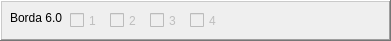
      <widget class="QFrame" name="frame_22">
       <property name="geometry">
        <rect>
         <x>5</x>
         <y>280</y>
         <width>391</width>
         <height>41</height>
        </rect>
       </property>
       <property name="frameShape">
        <enum>QFrame::WinPanel</enum>
       </property>
       <property name="frameShadow">
        <enum>QFrame::Raised</enum>
       </property>
       <widget class="QCheckBox" name="cb601">
        <property name="enabled">
         <bool>false</bool>
        </property>
        <property name="geometry">
         <rect>
          <x>70</x>
          <y>10</y>
          <width>41</width>
          <height>21</height>
         </rect>
        </property>
        <property name="text">
         <string>1</string>
        </property>
       </widget>
       <widget class="QCheckBox" name="cb602">
        <property name="enabled">
         <bool>false</bool>
        </property>
        <property name="geometry">
         <rect>
          <x>110</x>
          <y>10</y>
          <width>41</width>
          <height>21</height>
         </rect>
        </property>
        <property name="text">
         <string>2</string>
        </property>
       </widget>
       <widget class="QLabel" name="label_27">
        <property name="geometry">
         <rect>
          <x>10</x>
          <y>10</y>
          <width>58</width>
          <height>16</height>
         </rect>
        </property>
        <property name="text">
         <string>Borda 6.0</string>
        </property>
       </widget>
       <widget class="QCheckBox" name="cb603">
        <property name="enabled">
         <bool>false</bool>
        </property>
        <property name="geometry">
         <rect>
          <x>150</x>
          <y>10</y>
          <width>41</width>
          <height>21</height>
         </rect>
        </property>
        <property name="text">
         <string>3</string>
        </property>
       </widget>
       <widget class="QCheckBox" name="cb604">
        <property name="enabled">
         <bool>false</bool>
        </property>
        <property name="geometry">
         <rect>
          <x>190</x>
          <y>10</y>
          <width>41</width>
          <height>21</height>
         </rect>
        </property>
        <property name="text">
         <string>4</string>
        </property>
       </widget>
      </widget>
